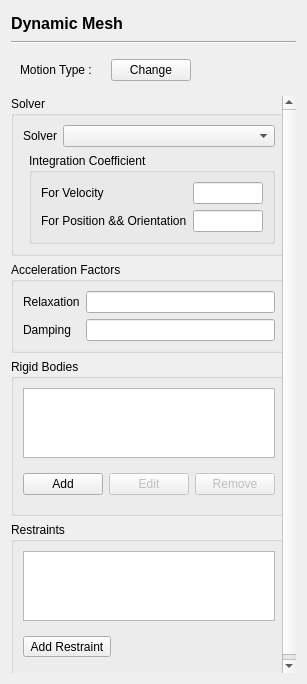
<?xml version="1.0" encoding="UTF-8"?>
<ui version="4.0">
 <class>DynamicMeshPage</class>
 <widget class="QWidget" name="DynamicMeshPage">
  <property name="geometry">
   <rect>
    <x>0</x>
    <y>0</y>
    <width>307</width>
    <height>684</height>
   </rect>
  </property>
  <property name="windowTitle">
   <string>Form</string>
  </property>
  <layout class="QVBoxLayout" name="mainLayout">
   <item>
    <widget class="QLabel" name="title">
     <property name="minimumSize">
      <size>
       <width>0</width>
       <height>24</height>
      </size>
     </property>
     <property name="font">
      <font>
       <pointsize>12</pointsize>
       <bold>true</bold>
      </font>
     </property>
     <property name="text">
      <string>Dynamic Mesh</string>
     </property>
    </widget>
   </item>
   <item>
    <widget class="Line" name="line">
     <property name="orientation">
      <enum>Qt::Horizontal</enum>
     </property>
    </widget>
   </item>
   <item>
    <widget class="QWidget" name="typeWidget" native="true">
     <layout class="QHBoxLayout" name="typeLayout">
      <item>
       <widget class="QLabel" name="typeTextLabel">
        <property name="text">
         <string>Motion Type :</string>
        </property>
       </widget>
      </item>
      <item>
       <widget class="QLabel" name="motionTypeLabel">
        <property name="styleSheet">
         <string notr="true">font-weight:bold</string>
        </property>
        <property name="text">
         <string/>
        </property>
       </widget>
      </item>
      <item>
       <widget class="QPushButton" name="changeTypeButton">
        <property name="text">
         <string>Change</string>
        </property>
       </widget>
      </item>
      <item>
       <spacer name="typeSpacer">
        <property name="orientation">
         <enum>Qt::Horizontal</enum>
        </property>
        <property name="sizeHint" stdset="0">
         <size>
          <width>40</width>
          <height>20</height>
         </size>
        </property>
       </spacer>
      </item>
     </layout>
    </widget>
   </item>
   <item>
    <widget class="QStackedWidget" name="stack">
     <property name="currentIndex">
      <number>3</number>
     </property>
     <widget class="QWidget" name="nonePage"/>
     <widget class="QWidget" name="movingCellZonePage">
      <layout class="QVBoxLayout" name="mczLayout">
       <property name="leftMargin">
        <number>0</number>
       </property>
       <property name="topMargin">
        <number>0</number>
       </property>
       <property name="rightMargin">
        <number>0</number>
       </property>
       <property name="bottomMargin">
        <number>0</number>
       </property>
       <item>
        <widget class="QGroupBox" name="mdGroup">
         <property name="title">
          <string>Motion Definitions</string>
         </property>
         <layout class="QVBoxLayout" name="mdGroupLayout">
          <item>
           <widget class="QListWidget" name="mdList">
            <property name="contextMenuPolicy">
             <enum>Qt::CustomContextMenu</enum>
            </property>
           </widget>
          </item>
          <item>
           <widget class="QWidget" name="addMdWidget" native="true">
            <layout class="QHBoxLayout" name="addMdLayout">
             <item>
              <widget class="QPushButton" name="addMdButton">
               <property name="text">
                <string>Add Motion</string>
               </property>
              </widget>
             </item>
             <item>
              <spacer name="addMdSpacer">
               <property name="orientation">
                <enum>Qt::Horizontal</enum>
               </property>
               <property name="sizeHint" stdset="0">
                <size>
                 <width>40</width>
                 <height>20</height>
                </size>
               </property>
              </spacer>
             </item>
            </layout>
           </widget>
          </item>
         </layout>
        </widget>
       </item>
      </layout>
     </widget>
     <widget class="QWidget" name="movingBoundaryPage">
      <layout class="QVBoxLayout" name="mbLayout">
       <property name="leftMargin">
        <number>0</number>
       </property>
       <property name="topMargin">
        <number>0</number>
       </property>
       <property name="rightMargin">
        <number>0</number>
       </property>
       <property name="bottomMargin">
        <number>0</number>
       </property>
       <item>
        <widget class="QGroupBox" name="mbGroup">
         <property name="title">
          <string>Boundaries</string>
         </property>
         <layout class="QVBoxLayout" name="mbGroupLayout">
          <item>
           <widget class="QListWidget" name="mbList">
            <property name="horizontalScrollBarPolicy">
             <enum>Qt::ScrollBarAlwaysOff</enum>
            </property>
            <property name="sizeAdjustPolicy">
             <enum>QAbstractScrollArea::AdjustToContents</enum>
            </property>
           </widget>
          </item>
          <item>
           <widget class="QWidget" name="editMbWidget" native="true">
            <layout class="QHBoxLayout" name="editMbLayout">
             <item>
              <widget class="QPushButton" name="editBoundaryButton">
               <property name="enabled">
                <bool>false</bool>
               </property>
               <property name="text">
                <string>Edit</string>
               </property>
              </widget>
             </item>
             <item>
              <spacer name="editMbSpacer">
               <property name="orientation">
                <enum>Qt::Horizontal</enum>
               </property>
               <property name="sizeHint" stdset="0">
                <size>
                 <width>40</width>
                 <height>20</height>
                </size>
               </property>
              </spacer>
             </item>
            </layout>
           </widget>
          </item>
         </layout>
        </widget>
       </item>
      </layout>
     </widget>
     <widget class="QWidget" name="rigidBodyDynamicsPage">
      <layout class="QVBoxLayout" name="rbdLayout">
       <property name="leftMargin">
        <number>0</number>
       </property>
       <property name="topMargin">
        <number>0</number>
       </property>
       <property name="rightMargin">
        <number>0</number>
       </property>
       <property name="bottomMargin">
        <number>0</number>
       </property>
       <item>
        <widget class="QScrollArea" name="rbdScrollArea">
         <property name="frameShape">
          <enum>QFrame::NoFrame</enum>
         </property>
         <property name="horizontalScrollBarPolicy">
          <enum>Qt::ScrollBarAlwaysOff</enum>
         </property>
         <property name="sizeAdjustPolicy">
          <enum>QAbstractScrollArea::AdjustToContents</enum>
         </property>
         <property name="widgetResizable">
          <bool>true</bool>
         </property>
         <widget class="QWidget" name="rbdScrollContents">
          <property name="geometry">
           <rect>
            <x>0</x>
            <y>0</y>
            <width>289</width>
            <height>579</height>
           </rect>
          </property>
          <layout class="QVBoxLayout" name="rbdScrollLayout" stretch="0,0,0,0">
           <property name="leftMargin">
            <number>0</number>
           </property>
           <property name="topMargin">
            <number>0</number>
           </property>
           <property name="rightMargin">
            <number>0</number>
           </property>
           <property name="bottomMargin">
            <number>0</number>
           </property>
           <item>
            <widget class="QGroupBox" name="solverGroup">
             <property name="sizePolicy">
              <sizepolicy hsizetype="Preferred" vsizetype="Maximum">
               <horstretch>0</horstretch>
               <verstretch>0</verstretch>
              </sizepolicy>
             </property>
             <property name="title">
              <string>Solver</string>
             </property>
             <layout class="QFormLayout" name="solverFormLayout">
              <item row="0" column="0">
               <widget class="QLabel" name="solverLabel">
                <property name="text">
                 <string>Solver</string>
                </property>
               </widget>
              </item>
              <item row="0" column="1">
               <widget class="PythonComboBox" name="rbdSolverCombo"/>
              </item>
              <item row="1" column="0" colspan="2">
               <widget class="QStackedWidget" name="rbdSolverStack">
                <property name="currentIndex">
                 <number>0</number>
                </property>
                <widget class="QWidget" name="integrationPage">
                 <layout class="QFormLayout" name="integFormLayout">
                  <property name="leftMargin">
                   <number>0</number>
                  </property>
                  <property name="topMargin">
                   <number>0</number>
                  </property>
                  <property name="rightMargin">
                   <number>0</number>
                  </property>
                  <property name="bottomMargin">
                   <number>0</number>
                  </property>
                  <item row="0" column="1">
                   <widget class="QGroupBox" name="groupBox">
                    <property name="title">
                     <string>Integration Coefficient</string>
                    </property>
                    <layout class="QGridLayout" name="gridLayout">
                     <item row="1" column="1">
                      <widget class="QLineEdit" name="rbdPosCoeff"/>
                     </item>
                     <item row="1" column="0">
                      <widget class="QLabel" name="posCoeffLabel">
                       <property name="text">
                        <string>For Position &amp;&amp; Orientation</string>
                       </property>
                      </widget>
                     </item>
                     <item row="0" column="1">
                      <widget class="QLineEdit" name="rbdVelCoeff"/>
                     </item>
                     <item row="0" column="0">
                      <widget class="QLabel" name="velCoeffLabel">
                       <property name="text">
                        <string>For Velocity</string>
                       </property>
                      </widget>
                     </item>
                    </layout>
                   </widget>
                  </item>
                 </layout>
                </widget>
                <widget class="QWidget" name="offCenteringPage">
                 <layout class="QFormLayout" name="offFormLayout">
                  <property name="leftMargin">
                   <number>0</number>
                  </property>
                  <property name="topMargin">
                   <number>0</number>
                  </property>
                  <property name="rightMargin">
                   <number>0</number>
                  </property>
                  <property name="bottomMargin">
                   <number>0</number>
                  </property>
                  <item row="0" column="1">
                   <widget class="QGroupBox" name="groupBox_2">
                    <property name="title">
                     <string>Off-centering Coefficient</string>
                    </property>
                    <layout class="QGridLayout" name="gridLayout_2" rowstretch="0,0">
                     <item row="1" column="0">
                      <widget class="QLabel" name="velOffCoeffLabel">
                       <property name="text">
                        <string>Velocity</string>
                       </property>
                      </widget>
                     </item>
                     <item row="0" column="0">
                      <widget class="QLabel" name="accOffCoeffLabel">
                       <property name="text">
                        <string>Acceleration</string>
                       </property>
                      </widget>
                     </item>
                     <item row="0" column="1">
                      <widget class="QLineEdit" name="rbdAccOffCoeff"/>
                     </item>
                     <item row="1" column="1">
                      <widget class="QLineEdit" name="rbdVelOffCoeff"/>
                     </item>
                    </layout>
                   </widget>
                  </item>
                 </layout>
                </widget>
                <widget class="QWidget" name="page"/>
               </widget>
              </item>
             </layout>
            </widget>
           </item>
           <item>
            <widget class="QGroupBox" name="accGroup">
             <property name="sizePolicy">
              <sizepolicy hsizetype="Preferred" vsizetype="Maximum">
               <horstretch>0</horstretch>
               <verstretch>0</verstretch>
              </sizepolicy>
             </property>
             <property name="title">
              <string>Acceleration Factors</string>
             </property>
             <layout class="QFormLayout" name="accFormLayout">
              <item row="0" column="0">
               <widget class="QLabel" name="relaxationLabel">
                <property name="text">
                 <string>Relaxation</string>
                </property>
               </widget>
              </item>
              <item row="0" column="1">
               <widget class="QLineEdit" name="rbdRelaxation"/>
              </item>
              <item row="1" column="0">
               <widget class="QLabel" name="dampingLabel">
                <property name="text">
                 <string>Damping</string>
                </property>
               </widget>
              </item>
              <item row="1" column="1">
               <widget class="QLineEdit" name="rbdDamping"/>
              </item>
             </layout>
            </widget>
           </item>
           <item>
            <widget class="QGroupBox" name="bodiesGroup">
             <property name="title">
              <string>Rigid Bodies</string>
             </property>
             <layout class="QVBoxLayout" name="bodiesGroupLayout">
              <item>
               <widget class="QListWidget" name="bodyList">
                <property name="verticalScrollBarPolicy">
                 <enum>Qt::ScrollBarAlwaysOff</enum>
                </property>
                <property name="horizontalScrollBarPolicy">
                 <enum>Qt::ScrollBarAlwaysOff</enum>
                </property>
                <property name="sizeAdjustPolicy">
                 <enum>QAbstractScrollArea::AdjustToContents</enum>
                </property>
               </widget>
              </item>
              <item>
               <widget class="QWidget" name="bodyButtonWidget" native="true">
                <layout class="QHBoxLayout" name="bodyButtonLayout">
                 <property name="leftMargin">
                  <number>0</number>
                 </property>
                 <property name="rightMargin">
                  <number>0</number>
                 </property>
                 <item>
                  <widget class="QPushButton" name="addBodyButton">
                   <property name="text">
                    <string>Add</string>
                   </property>
                  </widget>
                 </item>
                 <item>
                  <widget class="QPushButton" name="editBodyButton">
                   <property name="enabled">
                    <bool>false</bool>
                   </property>
                   <property name="text">
                    <string>Edit</string>
                   </property>
                  </widget>
                 </item>
                 <item>
                  <widget class="QPushButton" name="removeBodyButton">
                   <property name="enabled">
                    <bool>false</bool>
                   </property>
                   <property name="text">
                    <string>Remove</string>
                   </property>
                  </widget>
                 </item>
                 <item>
                  <spacer name="bodyButtonSpacer">
                   <property name="orientation">
                    <enum>Qt::Horizontal</enum>
                   </property>
                   <property name="sizeHint" stdset="0">
                    <size>
                     <width>40</width>
                     <height>20</height>
                    </size>
                   </property>
                  </spacer>
                 </item>
                </layout>
               </widget>
              </item>
             </layout>
            </widget>
           </item>
           <item>
            <widget class="QGroupBox" name="restraintsGroup">
             <property name="title">
              <string>Restraints</string>
             </property>
             <layout class="QVBoxLayout" name="restraintsGroupLayout">
              <item>
               <widget class="QListWidget" name="rbdRestraintList">
                <property name="contextMenuPolicy">
                 <enum>Qt::CustomContextMenu</enum>
                </property>
                <property name="verticalScrollBarPolicy">
                 <enum>Qt::ScrollBarAlwaysOff</enum>
                </property>
                <property name="horizontalScrollBarPolicy">
                 <enum>Qt::ScrollBarAlwaysOff</enum>
                </property>
                <property name="sizeAdjustPolicy">
                 <enum>QAbstractScrollArea::AdjustToContents</enum>
                </property>
               </widget>
              </item>
              <item>
               <widget class="QWidget" name="addRestraintWidget" native="true">
                <layout class="QHBoxLayout" name="addRestraintLayout">
                 <property name="leftMargin">
                  <number>0</number>
                 </property>
                 <property name="rightMargin">
                  <number>0</number>
                 </property>
                 <item>
                  <widget class="QToolButton" name="addRestraintButton">
                   <property name="text">
                    <string>Add Restraint</string>
                   </property>
                   <property name="popupMode">
                    <enum>QToolButton::InstantPopup</enum>
                   </property>
                  </widget>
                 </item>
                 <item>
                  <spacer name="addRestraintSpacer">
                   <property name="orientation">
                    <enum>Qt::Horizontal</enum>
                   </property>
                   <property name="sizeHint" stdset="0">
                    <size>
                     <width>40</width>
                     <height>20</height>
                    </size>
                   </property>
                  </spacer>
                 </item>
                </layout>
               </widget>
              </item>
             </layout>
            </widget>
           </item>
          </layout>
         </widget>
        </widget>
       </item>
      </layout>
     </widget>
    </widget>
   </item>
  </layout>
 </widget>
 <customwidgets>
  <customwidget>
   <class>PythonComboBox</class>
   <extends>QComboBox</extends>
   <header location="global">widgets.python_combo_box</header>
  </customwidget>
 </customwidgets>
 <resources/>
 <connections/>
</ui>
